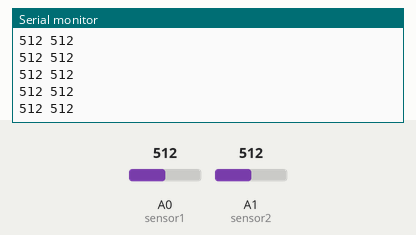
A sketch run on a simulated Arduino Uno, built with avr-gcc and run on an emulated ATmega328P. Shown: the last lines printed to the serial monitor. Inputs (shaded band) come from the test bench; at power-on: A0 (sensor1) = 512, A1 (sensor2) = 512.

Above: at 1.2 s.
1.3 s: A0 (sensor1) set to 986
At 2.3 s:
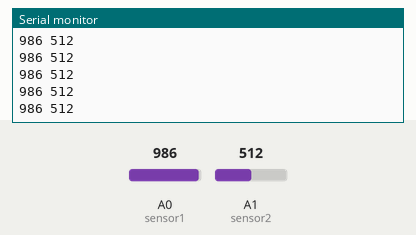
2.8 s: A0 (sensor1) set to 1006
At 3.5 s:
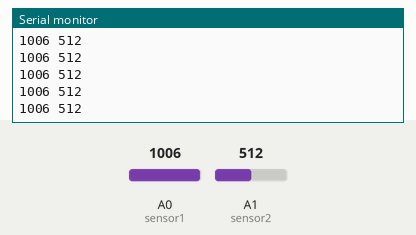
Timing chart, 0 to 5.8 s (numbered marks = the images above; inputs shaded):
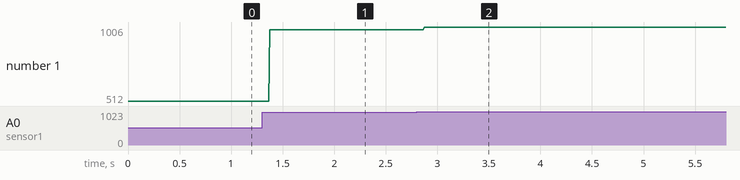

Measured:
- after the input at 1.3 s, the serial monitor: prints a new line after 0.08 s (image 1)
- after the input at 2.8 s, the serial monitor: prints a new line after 0.07 s (image 2)
- plotted number 1: 512 → 986 after the input at 1.3 s, 986 → 1006 after the input at 2.8 s

The sketch:

CapteurLumiere.ino
```cpp
const int sensor1=A0;
const int sensor2=A1;


void setup() {
  Serial.begin(9600);
}

void loop() {
 Serial.print(analogRead(sensor1));
 Serial.print(" ");
 Serial.println(analogRead(sensor2));

}
```
